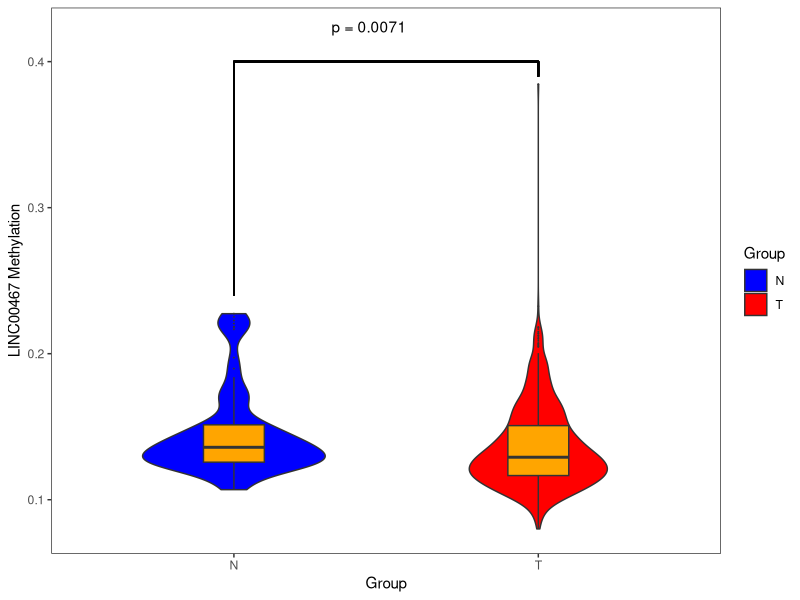

This figure's R source:
library(ggplot2)
library(ggpubr)
data<- read.table("data.txt",header = T,sep = "\t")
ggplot(data, aes(x=Group,y=LINC00467.Methylation,fill= Group))+
  geom_violin(position = position_dodge(width = 0.8), scale= "area",width=0.6)+
  geom_boxplot(position = position_dodge(width = 0.8),width=0.2,show.legend = F,outlier.size = 0,fill = "orange")+
  scale_fill_manual(values = c("blue","red"))+ylab("LINC00467 Methylation")+
  theme_bw()+theme(panel.grid = element_line(color = "white"))+
  stat_compare_means(label = "p.format", method = "t.test",label.y = 0.42,label.x = 1.37)+
  geom_segment(aes(x=1, y=0.24, xend=1, yend=0.4))+  
  geom_segment(aes(x=2, y=0.39, xend=2, yend=0.4))+   
  geom_segment(aes(x=1, y=0.4, xend=2, yend=0.4))